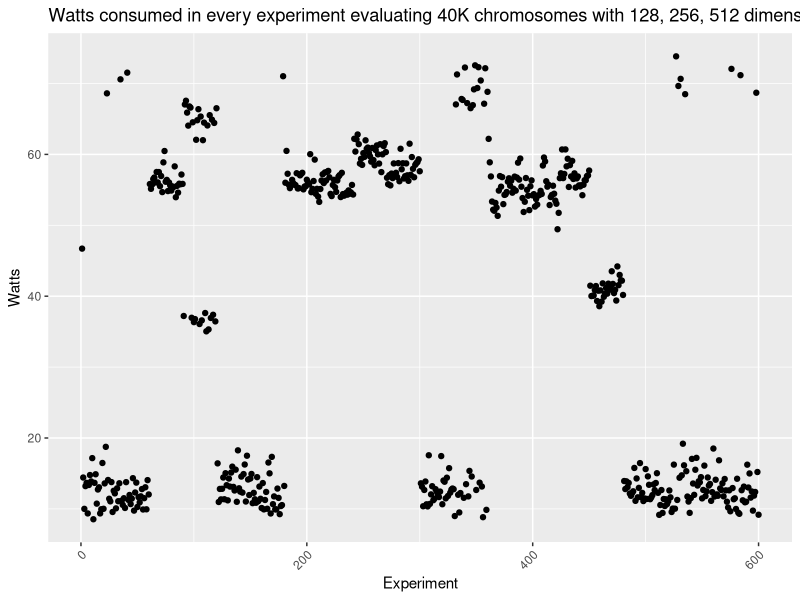
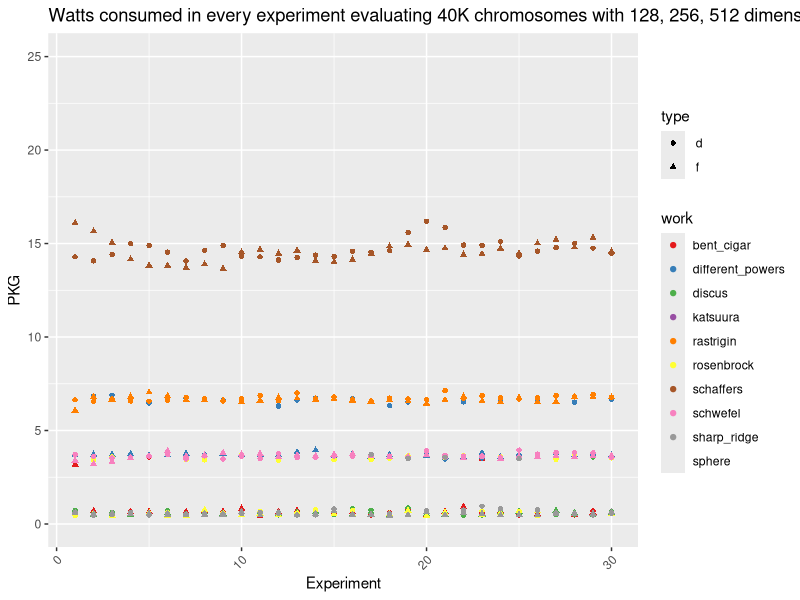
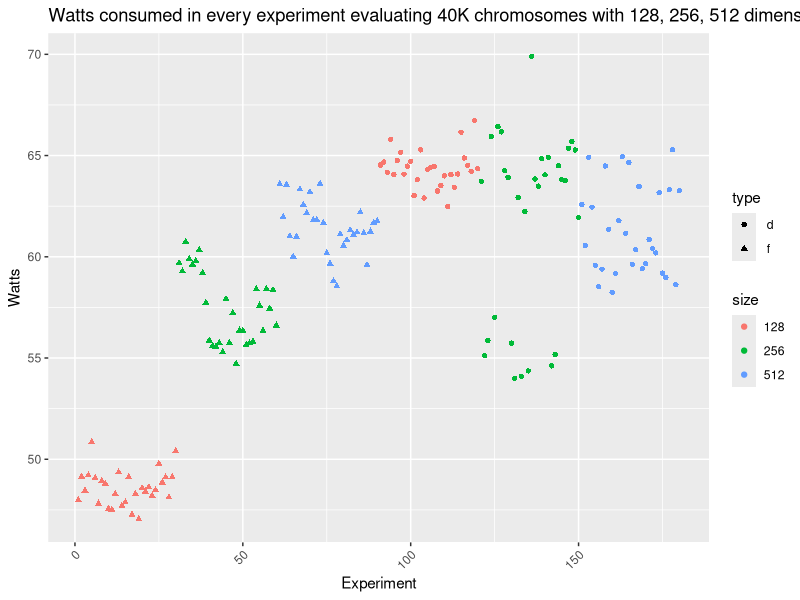

The R script that drew these images, in order:
bbob.fixed <- read.csv("data/evostar25-bbob-fixed-12-Nov-08-20-03.csv")

bbob.fixed$watts <- bbob.fixed$PKG / bbob.fixed$seconds

library(dplyr)
bbob.fixed <- bbob.fixed %>%
  group_by(type, size, work) %>%
  mutate(order = row_number()) %>%
  ungroup()

library(ggplot2)

ggplot(bbob.fixed, aes(x=seq_along(watts), y=watts)) +
  geom_point() +
  labs(title="Watts consumed in every experiment evaluating 40K chromosomes with 128, 256, 512 dimensions, using float or double for every one of them. Please note the $y$ axes have different scales", y="Watts", x="Experiment") +
  theme(axis.text.x = element_text(angle = 45, hjust = 1))

ggplot(bbob.fixed, aes(x=order, y=PKG,shape=type)) +
  geom_point( aes(color=work)) + scale_color_brewer(palette="Set1") +
  labs(title="Watts consumed in every experiment evaluating 40K chromosomes with 128, 256, 512 dimensions, using float or double for every one of them. Please note the $y$ axes have different scales", y="PKG", x="Experiment") +
  theme(axis.text.x = element_text(angle = 45, hjust = 1))+
  scale_y_continuous(limits = c(0, 25))

bbob.variable <- read.csv("data/variable-evostar25-bbob-10-Nov-19-10-32.csv")
bbob.variable$watts <- bbob.variable$PKG / bbob.variable$seconds
# plot bbob.variable$watts by row order
bbob.variable$size <- as.factor(bbob.variable$size)
ggplot(bbob.variable[bbob.variable$work == "rastrigin",], aes(x=seq_along(watts), y=watts, shape=type,color=size)) +
  geom_point() +
  labs(title="Watts consumed in every experiment evaluating 40K chromosomes with 128, 256, 512 dimensions, using float or double for every one of them. Please note the $y$ axes have different scales", y="Watts", x="Experiment") +
  theme(axis.text.x = element_text(angle = 45, hjust = 1))
